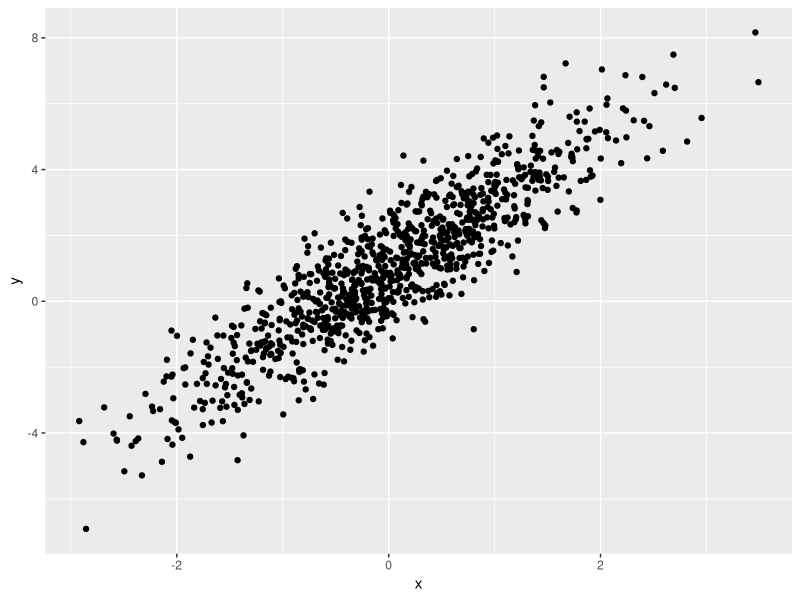
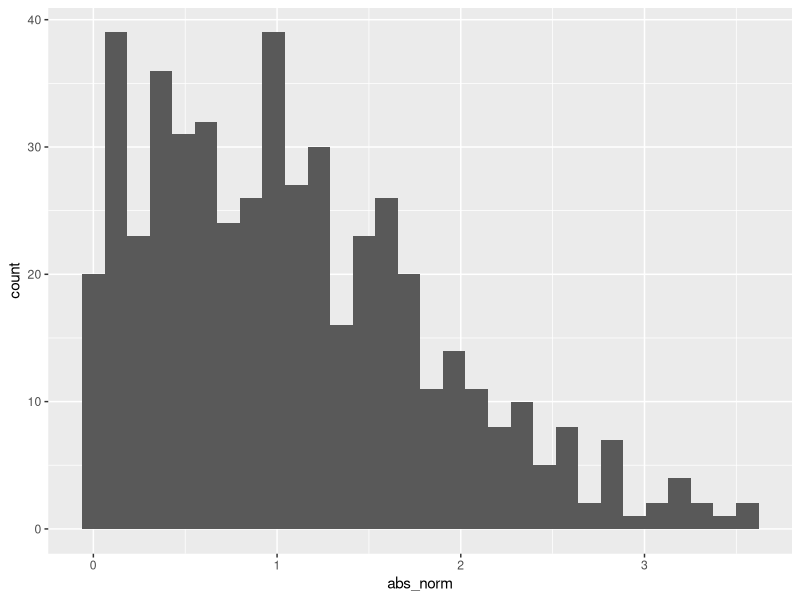

The R script that drew these images, in order:
## ---- chunk 1
library(tidyverse)
## ---- chunk 2
samp = rnorm(100)
length(samp)
## ---- chunk 3
plot_df = 
  tibble(
  x = rnorm(n = 1000),
  y = 1 + 2 * x + rnorm(n = 1000)
)

ggplot(plot_df, aes(x = x, y = y)) + geom_point()
## ---- chunk 4
la_df = 
    tibble(
        norm = rnorm(n = 500, mean = 1),
        logical = norm > 0,
        abs_norm = abs(norm)
    )

ggplot(la_df, aes(x = abs_norm)) + geom_histogram()
